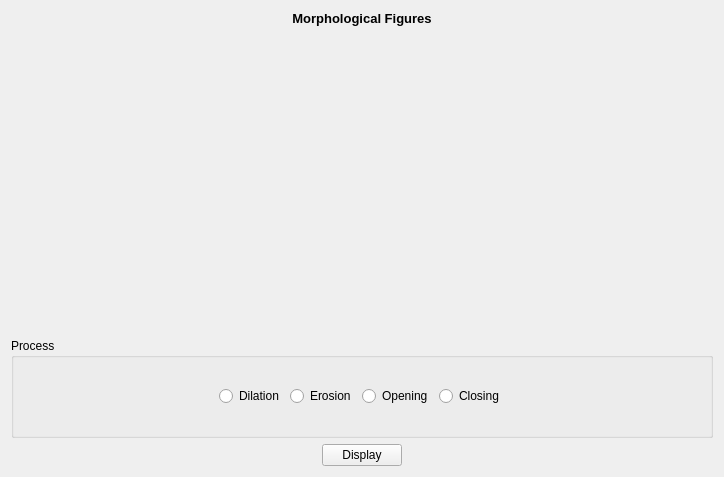
      <widget class="QWidget" name="tab_10">
       <attribute name="title">
        <string>Morphological</string>
       </attribute>
       <layout class="QGridLayout" name="gridLayout_19">
        <item row="1" column="0">
         <widget class="QGroupBox" name="groupBox_8">
          <property name="sizePolicy">
           <sizepolicy hsizetype="Expanding" vsizetype="Fixed">
            <horstretch>0</horstretch>
            <verstretch>0</verstretch>
           </sizepolicy>
          </property>
          <property name="minimumSize">
           <size>
            <width>0</width>
            <height>100</height>
           </size>
          </property>
          <property name="maximumSize">
           <size>
            <width>16777215</width>
            <height>16777215</height>
           </size>
          </property>
          <property name="title">
           <string>Process</string>
          </property>
          <layout class="QGridLayout" name="gridLayout_18">
           <item row="1" column="0">
            <layout class="QHBoxLayout" name="horizontalLayout_17">
             <item>
              <widget class="QRadioButton" name="rB_Dilation">
               <property name="sizePolicy">
                <sizepolicy hsizetype="Fixed" vsizetype="Fixed">
                 <horstretch>0</horstretch>
                 <verstretch>0</verstretch>
                </sizepolicy>
               </property>
               <property name="text">
                <string>Dilation</string>
               </property>
              </widget>
             </item>
             <item>
              <widget class="QRadioButton" name="rB_Erosion">
               <property name="sizePolicy">
                <sizepolicy hsizetype="Fixed" vsizetype="Fixed">
                 <horstretch>0</horstretch>
                 <verstretch>0</verstretch>
                </sizepolicy>
               </property>
               <property name="text">
                <string>Erosion</string>
               </property>
              </widget>
             </item>
             <item>
              <widget class="QRadioButton" name="rB_Opening">
               <property name="sizePolicy">
                <sizepolicy hsizetype="Fixed" vsizetype="Fixed">
                 <horstretch>0</horstretch>
                 <verstretch>0</verstretch>
                </sizepolicy>
               </property>
               <property name="text">
                <string>Opening</string>
               </property>
              </widget>
             </item>
             <item>
              <widget class="QRadioButton" name="rB_Closing">
               <property name="sizePolicy">
                <sizepolicy hsizetype="Fixed" vsizetype="Fixed">
                 <horstretch>0</horstretch>
                 <verstretch>0</verstretch>
                </sizepolicy>
               </property>
               <property name="text">
                <string>Closing</string>
               </property>
              </widget>
             </item>
            </layout>
           </item>
          </layout>
         </widget>
        </item>
        <item row="0" column="0">
         <layout class="QVBoxLayout" name="verticalLayout_49">
          <item>
           <widget class="QLabel" name="ROINoisedimage_17">
            <property name="font">
             <font>
              <pointsize>10</pointsize>
              <weight>75</weight>
              <bold>true</bold>
             </font>
            </property>
            <property name="text">
             <string>Morphological Figures</string>
            </property>
            <property name="alignment">
             <set>Qt::AlignCenter</set>
            </property>
           </widget>
          </item>
          <item>
           <widget class="MplWidget" name="Morph" native="true">
            <property name="sizePolicy">
             <sizepolicy hsizetype="Expanding" vsizetype="Expanding">
              <horstretch>0</horstretch>
              <verstretch>0</verstretch>
             </sizepolicy>
            </property>
            <property name="minimumSize">
             <size>
              <width>400</width>
              <height>300</height>
             </size>
            </property>
           </widget>
          </item>
         </layout>
        </item>
        <item row="2" column="0">
         <layout class="QHBoxLayout" name="horizontalLayout_23">
          <item>
           <spacer name="horizontalSpacer_32">
            <property name="orientation">
             <enum>Qt::Horizontal</enum>
            </property>
            <property name="sizeHint" stdset="0">
             <size>
              <width>311</width>
              <height>20</height>
             </size>
            </property>
           </spacer>
          </item>
          <item>
           <widget class="QPushButton" name="PBLamino_3">
            <property name="text">
             <string>Display</string>
            </property>
           </widget>
          </item>
          <item>
           <spacer name="horizontalSpacer_33">
            <property name="orientation">
             <enum>Qt::Horizontal</enum>
            </property>
            <property name="sizeHint" stdset="0">
             <size>
              <width>311</width>
              <height>20</height>
             </size>
            </property>
           </spacer>
          </item>
         </layout>
        </item>
       </layout>
      </widget>
